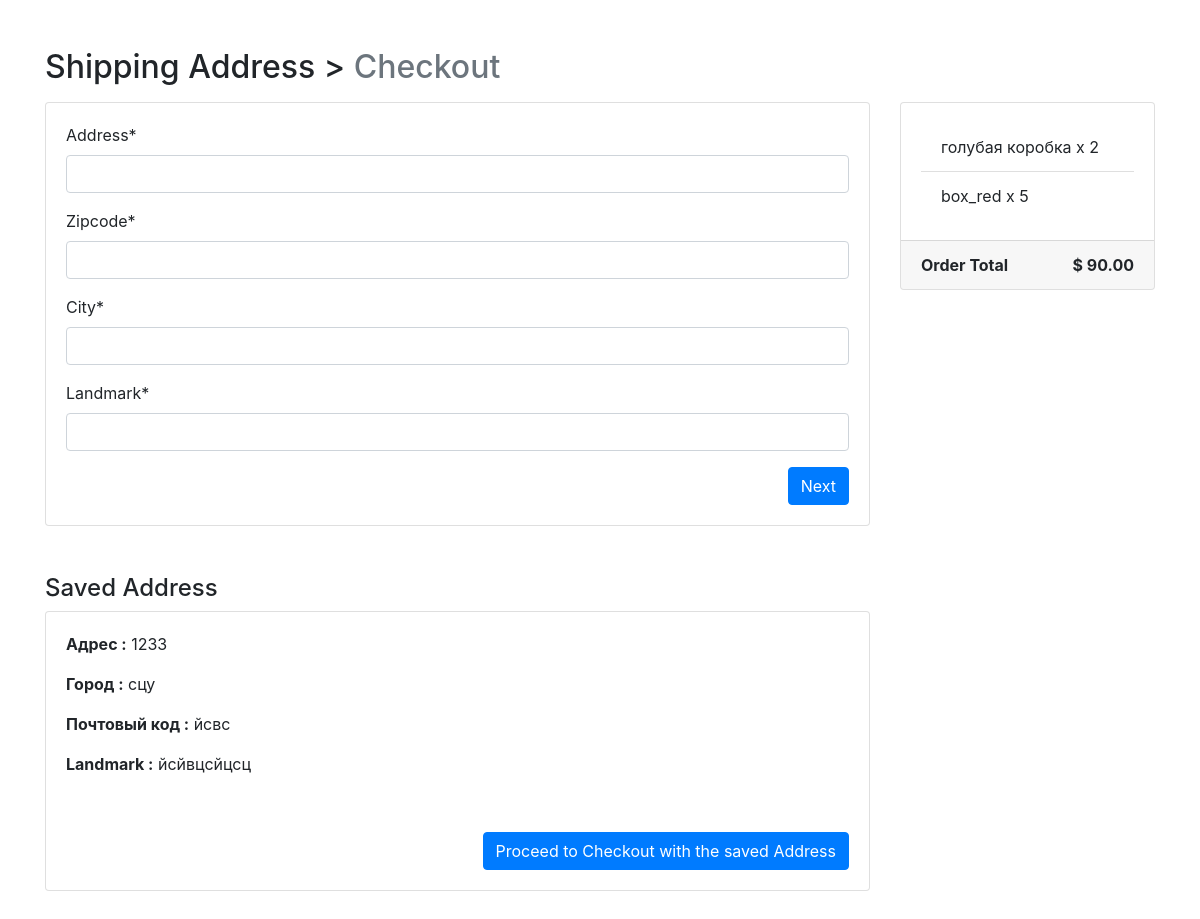
The app's page /checkout/ (signed in), older data.
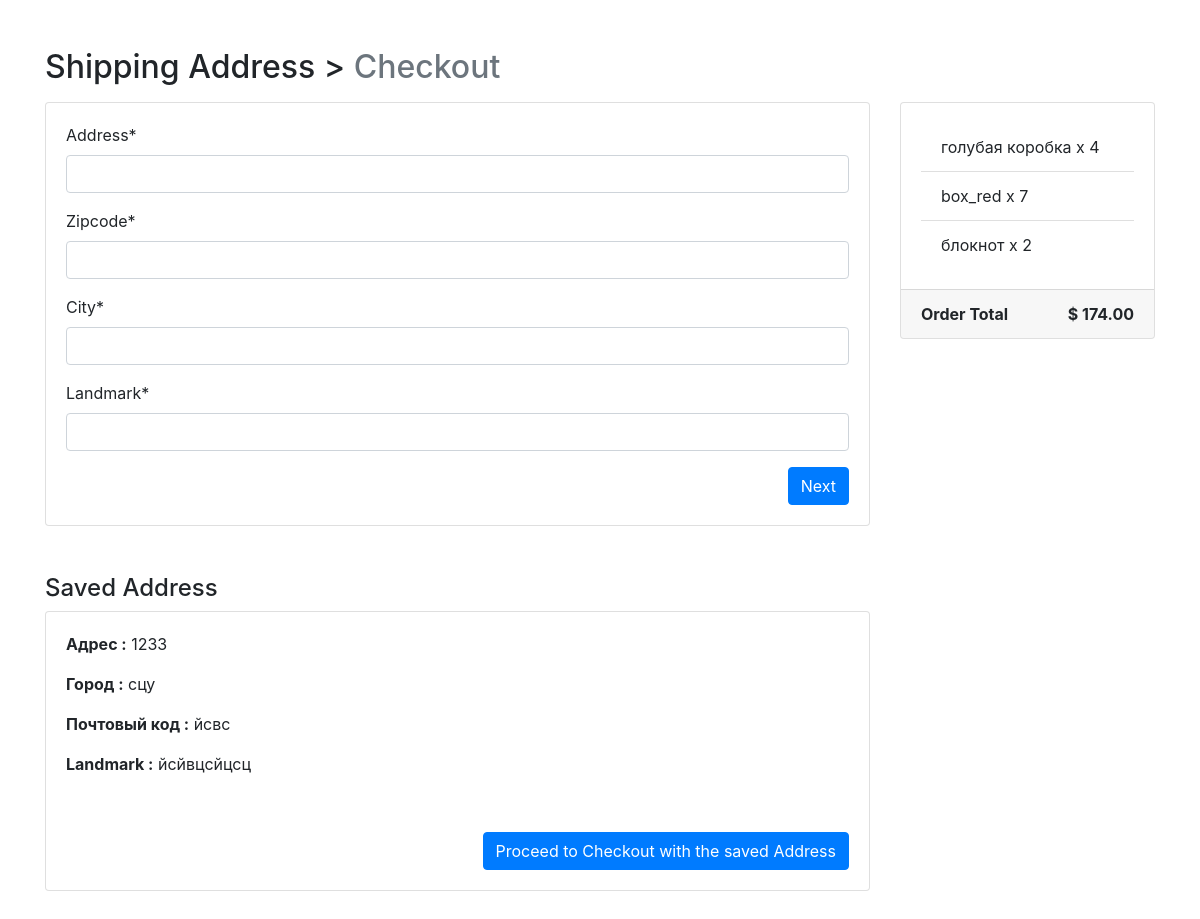
The same page, newer data.
### cart/models.py (models this page shows, shortened)
class Cart(models.Model):
    user = models.ForeignKey(User, on_delete=models.CASCADE)
    item = models.ForeignKey(Product, on_delete=models.CASCADE)
    quantity = models.IntegerField(default=1)
    purchased = models.BooleanField(default=False)
    created = models.DateTimeField(auto_now_add=True)
    def get_total(self):
        total = self.item.price * self.quantity
        floattotal = float("{0:.2f}".format(total))
        return floattotal

### products/models.py (models this page shows, shortened)
class  Product(models.Model):
    mainimage = models.ImageField(upload_to='products/', blank=True)
    name = models.CharField(max_length=300)
    slug = models.SlugField()
    category = models.ForeignKey(Category, on_delete=models.CASCADE)
    preview_text = models.TextField(max_length=200, verbose_name='Preview Text')
    detail_text = models.TextField(max_length=1000, verbose_name='Detail Text')
    price = models.FloatField()

### checkout/views.py (the view, shortened to what this page needs)
# urls.py: path('checkout/', checkout, name="index"),
def checkout(request):
	form = BillingForm
	order_qs = Order.objects.filter(user= request.user, ordered=False)
	order_items = order_qs[0].orderitems.all()
	order_total = order_qs[0].get_totals()
	context = {"form": form, "order_items": order_items, "order_total": order_total}
	saved_address = BillingAddress.objects.filter(user = request.user)
	if saved_address.exists():
		savedAddress = saved_address.first()
		context = {"form": form, "order_items": order_items, "order_total": order_total, "savedAddress": savedAddress}
	return render(request, 'checkout/index.html', context)

### cart/models.py (called while the page is built)
    def get_totals(self):
        total = 0
        for order_item in self.orderitems.all():
            total += order_item.get_total()
        return total

### checkout/templates/checkout/index.html (shortened to what this page needs)
{% extends 'products/base.html' %}
{% load crispy_forms_tags %}
{% block content %}
<div class="container mt-5">
  <h2 class="mb-3">Shipping Address > <span class="text-muted">Checkout</span></h2>
  <div class="row">
    <div class="col-md-9">
     <div class="card mb-5" style="height: auto">
       <div class="card-body">
          <form method="POST">
         {{ form | crispy}}
          <button type="submit" class="btn btn-primary float-right">Next</button>
          </form>
       </div>
     </div>
      {% if savedAddress %}
      <h4>Saved Address</h4>
      <div class="card mb-5" style="height: auto">
        <div class="card-body">
          <p><b>Aдрес :</b> {{ savedAddress.address }}</p>
          <p><b>Город :</b> {{ savedAddress.city }}</p>
          <p><b>Почтовый код :</b> {{ savedAddress.zipcode }}</p>
          <p><b>Landmark :</b> {{ savedAddress.landmark }}</p>
        </div>
        <div class="card-body">
           <a href="{% url 'checkout:payment' %}" class="btn btn-primary float-right">Proceed to Checkout with the saved Address</a>
        </div>
      </div>
      {% endif %}
    </div>
    <div class="col-md-3">
      <div class="card" style="height: auto">
        <div class="card-body">
          <ul class="list-group list-group-flush">
            {% for item in order_items %}
            <li class="list-group-item">{{ item.item.name }} x {{ item.quantity }}</li>
            {% endfor %}
          </ul>
        </div>
           <div class="card-footer">
            <span class="float-left"><b>Order Total</b></span>
            <span class="float-right"><b>$ {{ order_total | floatformat:2 }}</b></span>
          </div>
      </div>
    </div>
  </div>
</div>
{% endblock %}

Row changes from the older to the newer data that the page shows:
changed Cart "голубая коробка": quantity "2" → "4"
changed Cart "box_red": quantity "5" → "7"
added Cart: item.name "блокнот", quantity "2"
Text that changed along with them:
{{ order_total | floatformat:2 }}: "90.00" → "174.00"
